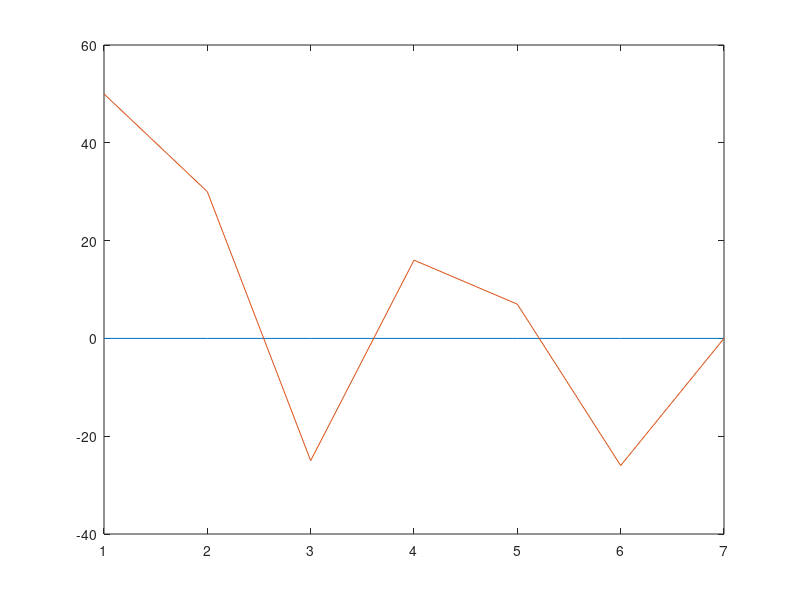

MATLAB code to generate this figure:
clc, clear, close all

% Vectors to work with
firstVector = [1 2 3 4];
secondVector = [1 2 3 4];

%% Basic Arithmetic Operations between Vectors
% Addition and Subtraction

addition = firstVector + secondVector;
subtraction = firstVector - secondVector;

%% Arithmetic Operations between Vector and Number
% Intro, addition, subtraction, multiplication, division, powering
addWithNum = firstVector + 5;
subWithNum = firstVector - 3;
multWithNum = firstVector * 10;
divWithNum = firstVector / 8;
sqrtOfVector = sqrt(firstVector);

%% Proteins Example
recommendedProteinIntake = 150;
proteinWeekOne = [100 120 175 134 143 176 150];

difference = recommendedProteinIntake - proteinWeekOne;

plot(1:7, zeros(1, 7))
hold on
plot(difference)

%% Element by Element Operations between Vectors
% Multiplication, Division, Powering
elByElMulti = firstVector .* secondVector;
elByElDiv = firstVector ./ secondVector;
elByElPow = firstVector .^ secondVector;
elByElPowWithNum = firstVector .^ 3;